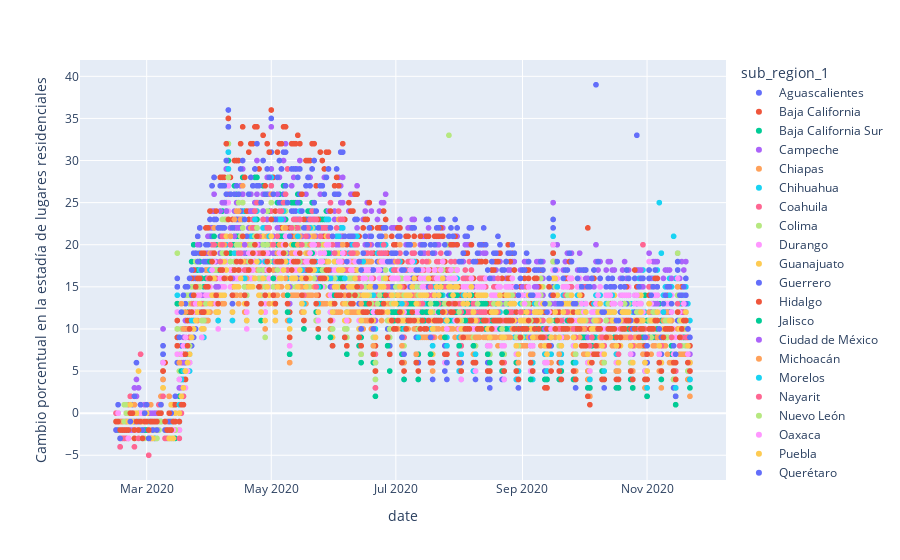

The notebook cell saved with this chart:
### Code cell
fig = px.scatter(mob_google[mob_google["sub_region_1"].notnull()], x="date",y="Cambio porcentual en la estadía de lugares residenciales",color="sub_region_1")
fig.show()

### Figure 1 — Plotly figure (JSON) as saved in the notebook; plotly's stock layout.template omitted (floating-point values rounded to 4 significant figures; data arrays with more than 128 entries replaced by an {"elided": "..."} marker saying what was removed)
{"data": [{"hovertemplate": "sub_region_1=Aguascalientes<br>date=%{x}<br>Cambio porcentual en la estadía de lugares residenciales=%{y}<extra></extra>", "legendgroup": "Aguascalientes", "marker": {"color": "#636efa", "symbol": "circle"}, "mode": "markers", "name": "Aguascalientes", "showlegend": true, "type": "scattergl", "x": {"elided": "282 str values"}, "xaxis": "x", "y": {"elided": "282 int values"}, "yaxis": "y"}, {"hovertemplate": "sub_region_1=Baja California<br>date=%{x}<br>Cambio porcentual en la estadía de lugares residenciales=%{y}<extra></extra>", "legendgroup": "Baja California", "marker": {"color": "#EF553B", "symbol": "circle"}, "mode": "markers", "name": "Baja California", "showlegend": true, "type": "scattergl", "x": {"elided": "282 str values"}, "xaxis": "x", "y": {"elided": "282 int values"}, "yaxis": "y"}, {"hovertemplate": "sub_region_1=Baja California Sur<br>date=%{x}<br>Cambio porcentual en la estadía de lugares residenciales=%{y}<extra></extra>", "legendgroup": "Baja California Sur", "marker": {"color": "#00cc96", "symbol": "circle"}, "mode": "markers", "name": "Baja California Sur", "showlegend": true, "type": "scattergl", "x": {"elided": "282 str values"}, "xaxis": "x", "y": {"elided": "282 int values"}, "yaxis": "y"}, {"hovertemplate": "sub_region_1=Campeche<br>date=%{x}<br>Cambio porcentual en la estadía de lugares residenciales=%{y}<extra></extra>", "legendgroup": "Campeche", "marker": {"color": "#ab63fa", "symbol": "circle"}, "mode": "markers", "name": "Campeche", "showlegend": true, "type": "scattergl", "x": {"elided": "282 str values"}, "xaxis": "x", "y": {"elided": "282 int values"}, "yaxis": "y"}, {"hovertemplate": "sub_region_1=Chiapas<br>date=%{x}<br>Cambio porcentual en la estadía de lugares residenciales=%{y}<extra></extra>", "legendgroup": "Chiapas", "marker": {"color": "#FFA15A", "symbol": "circle"}, "mode": "markers", "name": "Chiapas", "showlegend": true, "type": "scattergl", "x": {"elided": "282 str values"}, "xaxis": "x", "y": {"elided": "282 int values"}, "yaxis": "y"}, {"hovertemplate": "sub_region_1=Chihuahua<br>date=%{x}<br>Cambio porcentual en la estadía de lugares residenciales=%{y}<extra></extra>", "legendgroup": "Chihuahua", "marker": {"color": "#19d3f3", "symbol": "circle"}, "mode": "markers", "name": "Chihuahua", "showlegend": true, "type": "scattergl", "x": {"elided": "282 str values"}, "xaxis": "x", "y": {"elided": "282 int values"}, "yaxis": "y"}, {"hovertemplate": "sub_region_1=Coahuila<br>date=%{x}<br>Cambio porcentual en la estadía de lugares residenciales=%{y}<extra></extra>", "legendgroup": "Coahuila", "marker": {"color": "#FF6692", "symbol": "circle"}, "mode": "markers", "name": "Coahuila", "showlegend": true, "type": "scattergl", "x": {"elided": "282 str values"}, "xaxis": "x", "y": {"elided": "282 int values"}, "yaxis": "y"}, {"hovertemplate": "sub_region_1=Colima<br>date=%{x}<br>Cambio porcentual en la estadía de lugares residenciales=%{y}<extra></extra>", "legendgroup": "Colima", "marker": {"color": "#B6E880", "symbol": "circle"}, "mode": "markers", "name": "Colima", "showlegend": true, "type": "scattergl", "x": {"elided": "282 str values"}, "xaxis": "x", "y": {"elided": "282 int values"}, "yaxis": "y"}, {"hovertemplate": "sub_region_1=Durango<br>date=%{x}<br>Cambio porcentual en la estadía de lugares residenciales=%{y}<extra></extra>", "legendgroup": "Durango", "marker": {"color": "#FF97FF", "symbol": "circle"}, "mode": "markers", "name": "Durango", "showlegend": true, "type": "scattergl", "x": {"elided": "282 str values"}, "xaxis": "x", "y": {"elided": "282 int values"}, "yaxis": "y"}, {"hovertemplate": "sub_region_1=Guanajuato<br>date=%{x}<br>Cambio porcentual en la estadía de lugares residenciales=%{y}<extra></extra>", "legendgroup": "Guanajuato", "marker": {"color": "#FECB52", "symbol": "circle"}, "mode": "markers", "name": "Guanajuato", "showlegend": true, "type": "scattergl", "x": {"elided": "282 str values"}, "xaxis": "x", "y": {"elided": "282 int values"}, "yaxis": "y"}, {"hovertemplate": "sub_region_1=Guerrero<br>date=%{x}<br>Cambio porcentual en la estadía de lugares residenciales=%{y}<extra></extra>", "legendgroup": "Guerrero", "marker": {"color": "#636efa", "symbol": "circle"}, "mode": "markers", "name": "Guerrero", "showlegend": true, "type": "scattergl", "x": {"elided": "282 str values"}, "xaxis": "x", "y": {"elided": "282 int values"}, "yaxis": "y"}, {"hovertemplate": "sub_region_1=Hidalgo<br>date=%{x}<br>Cambio porcentual en la estadía de lugares residenciales=%{y}<extra></extra>", "legendgroup": "Hidalgo", "marker": {"color": "#EF553B", "symbol": "circle"}, "mode": "markers", "name": "Hidalgo", "showlegend": true, "type": "scattergl", "x": {"elided": "282 str values"}, "xaxis": "x", "y": {"elided": "282 int values"}, "yaxis": "y"}, {"hovertemplate": "sub_region_1=Jalisco<br>date=%{x}<br>Cambio porcentual en la estadía de lugares residenciales=%{y}<extra></extra>", "legendgroup": "Jalisco", "marker": {"color": "#00cc96", "symbol": "circle"}, "mode": "markers", "name": "Jalisco", "showlegend": true, "type": "scattergl", "x": {"elided": "282 str values"}, "xaxis": "x", "y": {"elided": "282 int values"}, "yaxis": "y"}, {"hovertemplate": "sub_region_1=Ciudad de México<br>date=%{x}<br>Cambio porcentual en la estadía de lugares residenciales=%{y}<extra></extra>", "legendgroup": "Ciudad de México", "marker": {"color": "#ab63fa", "symbol": "circle"}, "mode": "markers", "name": "Ciudad de México", "showlegend": true, "type": "scattergl", "x": {"elided": "282 str values"}, "xaxis": "x", "y": {"elided": "282 int values"}, "yaxis": "y"}, {"hovertemplate": "sub_region_1=Michoacán<br>date=%{x}<br>Cambio porcentual en la estadía de lugares residenciales=%{y}<extra></extra>", "legendgroup": "Michoacán", "marker": {"color": "#FFA15A", "symbol": "circle"}, "mode": "markers", "name": "Michoacán", "showlegend": true, "type": "scattergl", "x": {"elided": "282 str values"}, "xaxis": "x", "y": {"elided": "282 int values"}, "yaxis": "y"}, {"hovertemplate": "sub_region_1=Morelos<br>date=%{x}<br>Cambio porcentual en la estadía de lugares residenciales=%{y}<extra></extra>", "legendgroup": "Morelos", "marker": {"color": "#19d3f3", "symbol": "circle"}, "mode": "markers", "name": "Morelos", "showlegend": true, "type": "scattergl", "x": {"elided": "282 str values"}, "xaxis": "x", "y": {"elided": "282 int values"}, "yaxis": "y"}, {"hovertemplate": "sub_region_1=Nayarit<br>date=%{x}<br>Cambio porcentual en la estadía de lugares residenciales=%{y}<extra></extra>", "legendgroup": "Nayarit", "marker": {"color": "#FF6692", "symbol": "circle"}, "mode": "markers", "name": "Nayarit", "showlegend": true, "type": "scattergl", "x": {"elided": "282 str values"}, "xaxis": "x", "y": {"elided": "282 int values"}, "yaxis": "y"}, {"hovertemplate": "sub_region_1=Nuevo León<br>date=%{x}<br>Cambio porcentual en la estadía de lugares residenciales=%{y}<extra></extra>", "legendgroup": "Nuevo León", "marker": {"color": "#B6E880", "symbol": "circle"}, "mode": "markers", "name": "Nuevo León", "showlegend": true, "type": "scattergl", "x": {"elided": "282 str values"}, "xaxis": "x", "y": {"elided": "282 int values"}, "yaxis": "y"}, {"hovertemplate": "sub_region_1=Oaxaca<br>date=%{x}<br>Cambio porcentual en la estadía de lugares residenciales=%{y}<extra></extra>", "legendgroup": "Oaxaca", "marker": {"color": "#FF97FF", "symbol": "circle"}, "mode": "markers", "name": "Oaxaca", "showlegend": true, "type": "scattergl", "x": {"elided": "282 str values"}, "xaxis": "x", "y": {"elided": "282 int values"}, "yaxis": "y"}, {"hovertemplate": "sub_region_1=Puebla<br>date=%{x}<br>Cambio porcentual en la estadía de lugares residenciales=%{y}<extra></extra>", "legendgroup": "Puebla", "marker": {"color": "#FECB52", "symbol": "circle"}, "mode": "markers", "name": "Puebla", "showlegend": true, "type": "scattergl", "x": {"elided": "282 str values"}, "xaxis": "x", "y": {"elided": "282 int values"}, "yaxis": "y"}, {"hovertemplate": "sub_region_1=Querétaro<br>date=%{x}<br>Cambio porcentual en la estadía de lugares residenciales=%{y}<extra></extra>", "legendgroup": "Querétaro", "marker": {"color": "#636efa", "symbol": "circle"}, "mode": "markers", "name": "Querétaro", "showlegend": true, "type": "scattergl", "x": {"elided": "282 str values"}, "xaxis": "x", "y": {"elided": "282 int values"}, "yaxis": "y"}, {"hovertemplate": "sub_region_1=Quintana Roo<br>date=%{x}<br>Cambio porcentual en la estadía de lugares residenciales=%{y}<extra></extra>", "legendgroup": "Quintana Roo", "marker": {"color": "#EF553B", "symbol": "circle"}, "mode": "markers", "name": "Quintana Roo", "showlegend": true, "type": "scattergl", "x": {"elided": "282 str values"}, "xaxis": "x", "y": {"elided": "282 int values"}, "yaxis": "y"}, {"hovertemplate": "sub_region_1=San Luis Potosí<br>date=%{x}<br>Cambio porcentual en la estadía de lugares residenciales=%{y}<extra></extra>", "legendgroup": "San Luis Potosí", "marker": {"color": "#00cc96", "symbol": "circle"}, "mode": "markers", "name": "San Luis Potosí", "showlegend": true, "type": "scattergl", "x": {"elided": "282 str values"}, "xaxis": "x", "y": {"elided": "282 int values"}, "yaxis": "y"}, {"hovertemplate": "sub_region_1=Sinaloa<br>date=%{x}<br>Cambio porcentual en la estadía de lugares residenciales=%{y}<extra></extra>", "legendgroup": "Sinaloa", "marker": {"color": "#ab63fa", "symbol": "circle"}, "mode": "markers", "name": "Sinaloa", "showlegend": true, "type": "scattergl", "x": {"elided": "282 str values"}, "xaxis": "x", "y": {"elided": "282 int values"}, "yaxis": "y"}, {"hovertemplate": "sub_region_1=Sonora<br>date=%{x}<br>Cambio porcentual en la estadía de lugares residenciales=%{y}<extra></extra>", "legendgroup": "Sonora", "marker": {"color": "#FFA15A", "symbol": "circle"}, "mode": "markers", "name": "Sonora", "showlegend": true, "type": "scattergl", "x": {"elided": "282 str values"}, "xaxis": "x", "y": {"elided": "282 int values"}, "yaxis": "y"}, {"hovertemplate": "sub_region_1=México<br>date=%{x}<br>Cambio porcentual en la estadía de lugares residenciales=%{y}<extra></extra>", "legendgroup": "México", "marker": {"color": "#19d3f3", "symbol": "circle"}, "mode": "markers", "name": "México", "showlegend": true, "type": "scattergl", "x": {"elided": "282 str values"}, "xaxis": "x", "y": {"elided": "282 int values"}, "yaxis": "y"}, {"hovertemplate": "sub_region_1=Tabasco<br>date=%{x}<br>Cambio porcentual en la estadía de lugares residenciales=%{y}<extra></extra>", "legendgroup": "Tabasco", "marker": {"color": "#FF6692", "symbol": "circle"}, "mode": "markers", "name": "Tabasco", "showlegend": true, "type": "scattergl", "x": {"elided": "282 str values"}, "xaxis": "x", "y": {"elided": "282 int values"}, "yaxis": "y"}, {"hovertemplate": "sub_region_1=Tamaulipas<br>date=%{x}<br>Cambio porcentual en la estadía de lugares residenciales=%{y}<extra></extra>", "legendgroup": "Tamaulipas", "marker": {"color": "#B6E880", "symbol": "circle"}, "mode": "markers", "name": "Tamaulipas", "showlegend": true, "type": "scattergl", "x": {"elided": "282 str values"}, "xaxis": "x", "y": {"elided": "282 int values"}, "yaxis": "y"}, {"hovertemplate": "sub_region_1=Tlaxcala<br>date=%{x}<br>Cambio porcentual en la estadía de lugares residenciales=%{y}<extra></extra>", "legendgroup": "Tlaxcala", "marker": {"color": "#FF97FF", "symbol": "circle"}, "mode": "markers", "name": "Tlaxcala", "showlegend": true, "type": "scattergl", "x": {"elided": "282 str values"}, "xaxis": "x", "y": {"elided": "282 int values"}, "yaxis": "y"}, {"hovertemplate": "sub_region_1=Veracruz<br>date=%{x}<br>Cambio porcentual en la estadía de lugares residenciales=%{y}<extra></extra>", "legendgroup": "Veracruz", "marker": {"color": "#FECB52", "symbol": "circle"}, "mode": "markers", "name": "Veracruz", "showlegend": true, "type": "scattergl", "x": {"elided": "282 str values"}, "xaxis": "x", "y": {"elided": "282 int values"}, "yaxis": "y"}, {"hovertemplate": "sub_region_1=Yucatán<br>date=%{x}<br>Cambio porcentual en la estadía de lugares residenciales=%{y}<extra></extra>", "legendgroup": "Yucatán", "marker": {"color": "#636efa", "symbol": "circle"}, "mode": "markers", "name": "Yucatán", "showlegend": true, "type": "scattergl", "x": {"elided": "282 str values"}, "xaxis": "x", "y": {"elided": "282 int values"}, "yaxis": "y"}, {"hovertemplate": "sub_region_1=Zacatecas<br>date=%{x}<br>Cambio porcentual en la estadía de lugares residenciales=%{y}<extra></extra>", "legendgroup": "Zacatecas", "marker": {"color": "#EF553B", "symbol": "circle"}, "mode": "markers", "name": "Zacatecas", "showlegend": true, "type": "scattergl", "x": {"elided": "282 str values"}, "xaxis": "x", "y": {"elided": "282 int values"}, "yaxis": "y"}], "layout": {"autosize": true, "legend": {"title": {"text": "sub_region_1"}, "tracegroupgap": 0}, "margin": {"t": 60}, "xaxis": {"anchor": "y", "autorange": true, "domain": [0, 1], "range": ["2020-01-28 23:49:15.9928", "2020-12-09 00:10:44.0072"], "title": {"text": "date"}, "type": "date"}, "yaxis": {"anchor": "x", "autorange": true, "domain": [0, 1], "range": [-8.12, 42.12], "title": {"text": "Cambio porcentual en la estadía de lugares residenciales"}, "type": "linear"}}}
